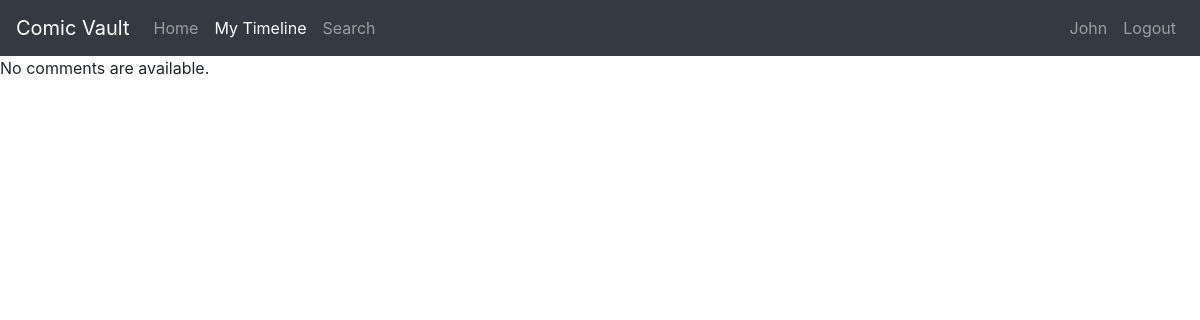
Before: /timeline/ (signed in) with the older database file.
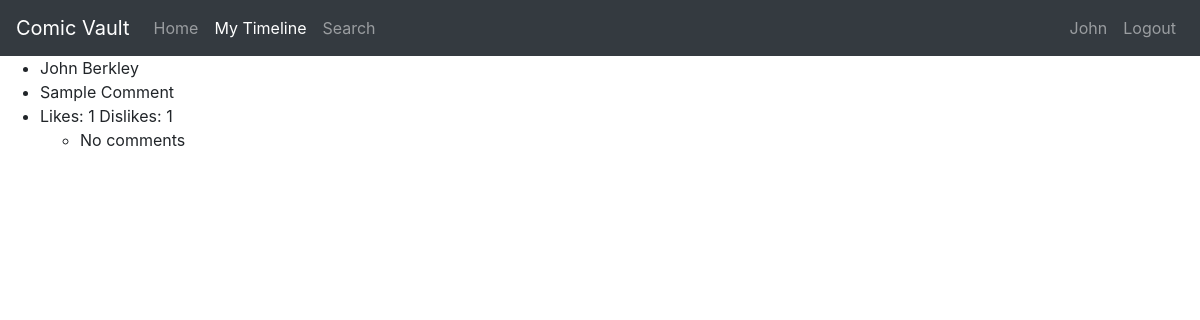
After: the same page with the newer database file.
### Vault/models.py (models this page shows, shortened)
class UserProfile(models.Model):
    user = models.OneToOneField(User, on_delete=models.CASCADE)
    first_name = models.CharField(max_length=30)
    last_name = models.CharField(max_length=30)
    bio = models.CharField(max_length=300)
    favorite_character = models.CharField(max_length=300)
    comic_type = models.CharField(max_length=300)
    comic_persona = models.CharField(max_length=30)
    profile_picture = models.URLField()
    email = models.EmailField()
    password = models.CharField(max_length=128)

class TimelinePost(models.Model):
    timestamp = models.DateTimeField()
    content = models.CharField(max_length=500)
    likes = models.IntegerField()
    dislikes = models.IntegerField()
    user_profile_id = models.ForeignKey(UserProfile, on_delete=models.CASCADE)

### Vault/views.py (the view)
# urls.py: path('timeline/', views.timeline, name='timeline'),
@login_required
def timeline(request):
    user = request.user
    timeline_post_list = TimelinePost.objects.all().filter(user_profile_id=user.userprofile.id)
    timeline_comment_list = TimelineComment.objects.all()
    template = loader.get_template('Vault/timeline.html')
    context = {
        'timeline_post_list': timeline_post_list,
        'timeline_comment_list': timeline_comment_list
    }
    return HttpResponse(template.render(context, request))

### Vault/templates/Vault/timeline.html (shortened to what this page needs)
<!DOCTYPE html>
<html lang="en">
<head>
		<link rel="stylesheet" href="https://stackpath.bootstrapcdn.com/bootstrap/4.1.1/css/bootstrap.min.css">
</head>
<body>
<nav class="navbar navbar-expand-lg navbar-dark bg-dark">
        <a class="navbar-brand" href="#">Comic Vault</a>
        <ul class="navbar-nav mr-auto">
          <li class="nav-item"><a href="{% url 'index' %}" class="nav-link">Home</a></li>
          <li class="nav-item active"><a href="{% url 'timeline' %}" class="nav-link">My Timeline</a></li>
          <li class="nav-item"><a href="{% url 'search' %}" class="nav-link">Search</a></li>
        </ul>
        <ul class="navbar-nav ml-auto">
        {% if user.is_authenticated %}
            <li class="nav-item"><a href="{% url 'profile' user.userprofile.id %}" class="nav-link"> {{ user.userprofile.first_name }} </a></li>
            <li class="nav-item"><a href="{% url 'logout' %}" class="nav-link"> Logout</a></li>
        {% else %}
            <li class="nav-item"><a href="{% url 'signup' %}" class="nav-link"><span class="glyphicon glyphicon-user"></span> Sign Up</a></li>
            <li class="nav-item"><a href="{% url 'login' %}" class="nav-link"><span class="glyphicon glyphicon-log-in"></span> Login</a></li>
        {% endif %}
        </ul>
    </nav>
{% if timeline_post_list %}
    {% for post in timeline_post_list %}
        <ul>
        <li>{{ post.user_profile_id.first_name }} {{ post.user_profile_id.last_name }}</li>
        <li>{{ post.content }}</li>
        <li>Likes: {{ post.likes }} Dislikes: {{ post.dislikes }}</li>
        <ul>
        {% if timeline_comment_list %}
            {% for comment in timeline_comment_list %}
                {% if comment.timeline_post_id == post%}
                    <li>{{ comment.user_profile_id.first_name }} {{ comment.user_profile_id.last_name }}</li>
                    <li>{{ comment.content }}</li>
                {% endif %}
            {% endfor %}
        {% else %}
            <li>No comments</li>
        {% endif %}
        </ul>
        </ul>
        <br>
    {% endfor %}
{% else %}
    <p>No comments are available.</p>
{% endif %}
</body>
</html>

Changed rows visible on the page:
added TimelinePost: user_profile_id.first_name "John", user_profile_id.last_name "Berkley", content "Sample Comment", likes "1", dislikes "1"
Other visible differences:
text no longer shown: "No comments are available."
